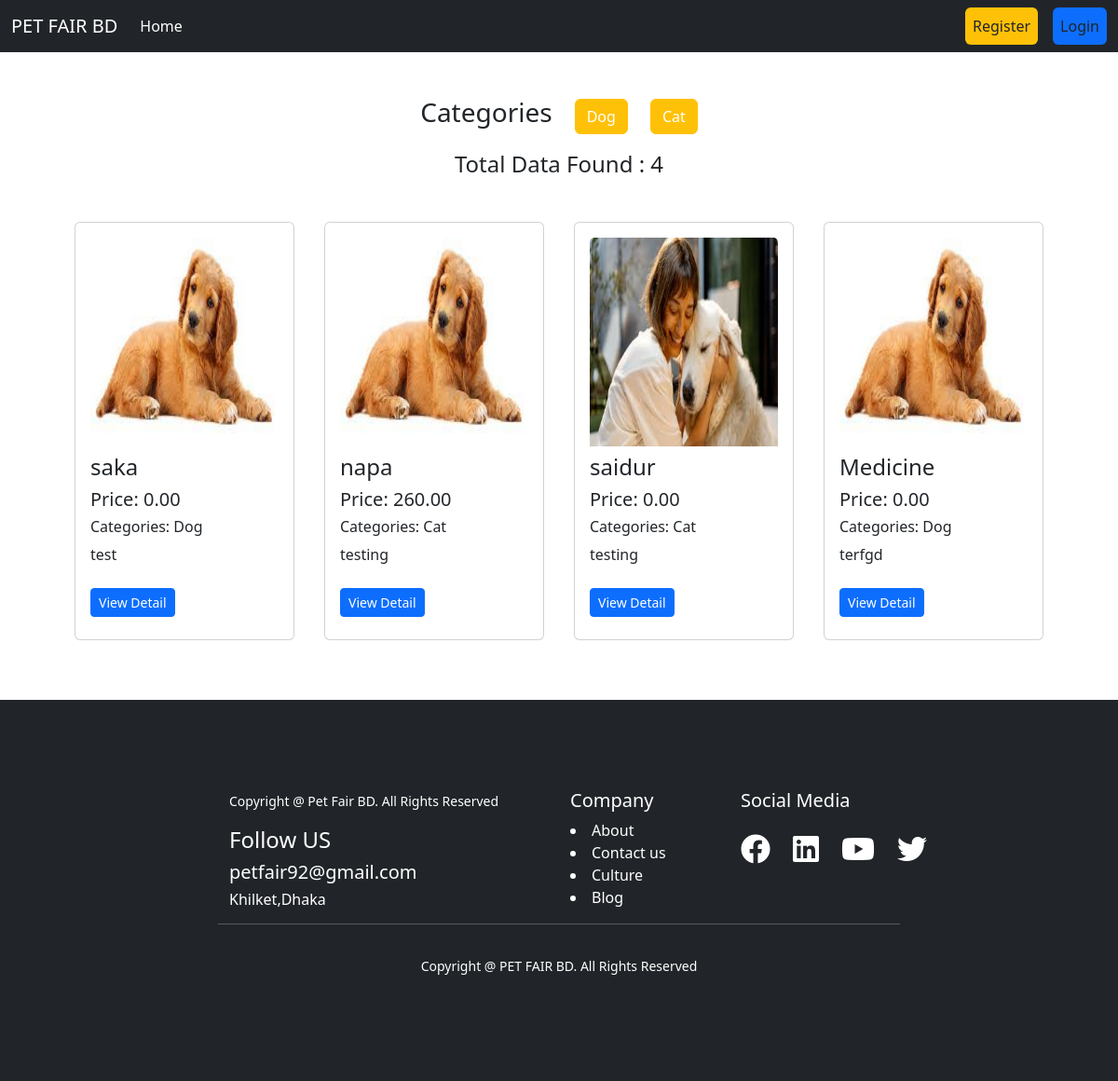
The page /pet/all_pets/ on the database as committed earlier.
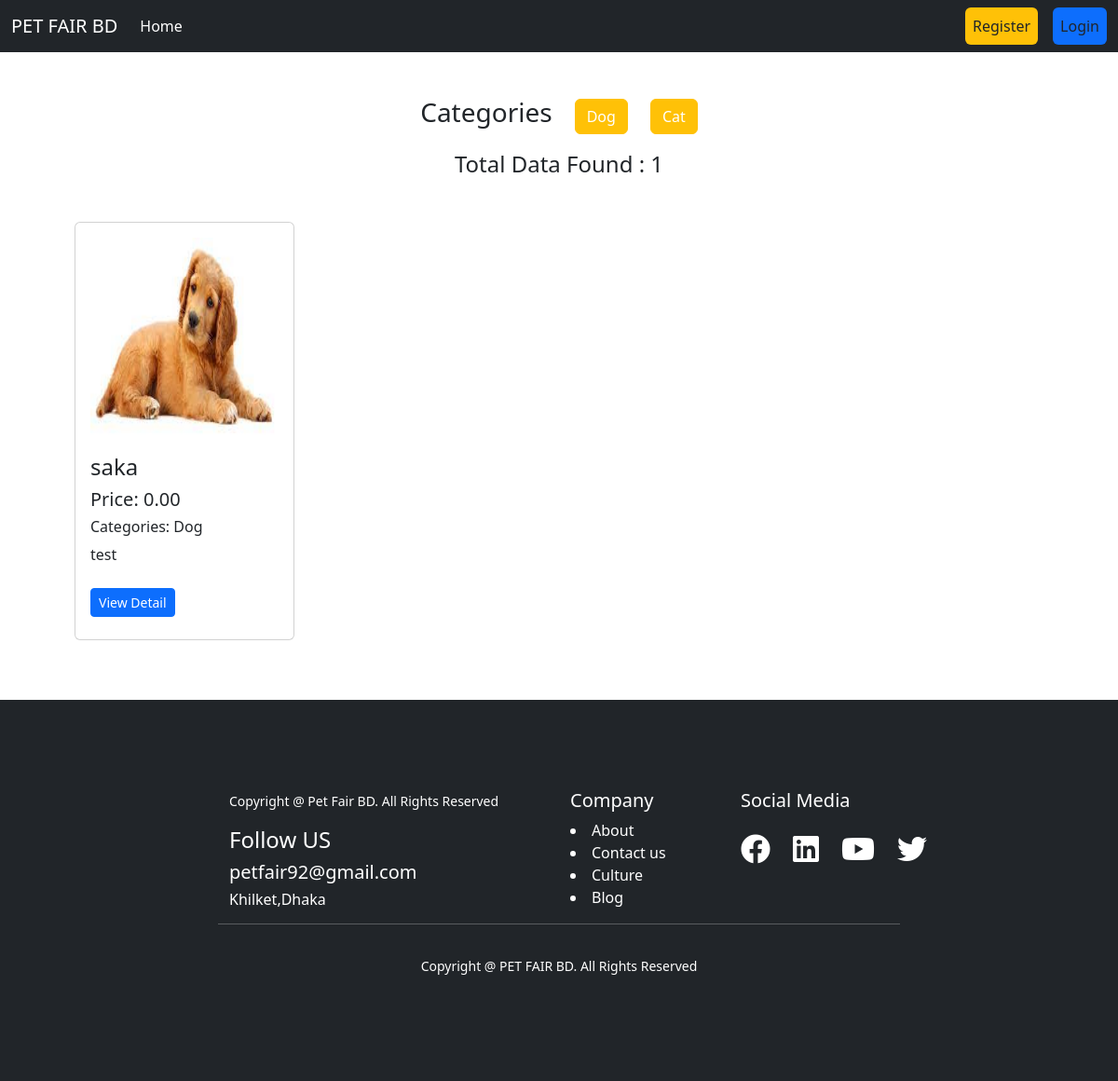
The same page on the database as committed later.
### pet/models.py (models this page shows, shortened)
class Category(models.Model):
    name=models.CharField(max_length=50)
    slug=models.SlugField(max_length=50,unique=True)

class Pet(models.Model):
    name=models.CharField(max_length=50)
    user=models.ForeignKey(User,on_delete=models.CASCADE,null=True,blank=True)
    description=models.TextField()
    category=models.ManyToManyField(Category,related_name='pets')
    price = models.DecimalField(decimal_places=2,max_digits=12,default=0)
    image = models.ImageField(upload_to='pet/images',null=True,blank=True)
    availability=models.BooleanField(default=True)

### pet/views.py (the view)
# urls.py: path('all_pets/', AllPetView.as_view(), name="all_pets"),
class AllPetView(View):
    template_name = 'pet/all_pets.html'
    def get(self, request, category_slug=None):
        data = Pet.objects.all()
        if category_slug is not None:
            category = Category.objects.get(slug=category_slug)
            data = Pet.objects.filter(category=category)
        categories = Category.objects.all()
        return render(request, self.template_name, {'data': data, 'category': categories})

### pet/templates/pet/all_pets.html (shortened to what this page needs)
{% extends "base.html" %}
{% load static %}
{% block content %}
<div class=" d-flex justify-content-center align-items-center gap-4 mt-5">
  <h3 class="text-center">Categories</h3>
    {% for i in category %}
    <a class="btn btn-warning text-decoration-none text-white" href="{% url 'category' i.slug %}" >{{i.name}}</a>
    {% endfor %}
</div>
<div class=" p-3">
    <h4 class="text-center">Total Data Found : {{data | length}}</h4>
    <div class="d-flex flex-wrap px-5 my-5">
  {% for i in data %}
    <div class="col-sm-3 mb-3 mb-sm-0">
    <div class="card mx-3">
      <div class="card-body">
        <img src="{{i.image.url}}" class="card-img-top img-fluid" style="height: 14rem;" alt="...">
        <h4 class="card-title mt-2"><a href="" class="text-decoration-none text-dark">{{i.name}}</a></h4>
        <h5 class="card-text">Price: {{i.price}}</h5>
    <h6 class="card-text">Categories: {% for cat in i.category.all %} {{cat.name}} {% if not forloop.last %}, {% endif %} {% endfor %}</h6>
        <p class="card-text">{{i.description | truncatewords:10}}</p>
            <a class="btn btn-primary btn-sm my-2" href="{% url 'pet_detail' i.id%}">View Detail</a>
      </div>
    </div>
  </div>
  {% endfor %}
</div>
  </div>
{% endblock content %}

Rows that differ between the two databases and show on the page:
removed Pet: image (picture), name "napa", price "260.00", description "testing", Category (name "Cat")
removed Pet: image (picture), name "saidur", price "0.00", description "testing", Category (name "Cat")
removed Pet: image (picture), name "Medicine", price "0.00", description "terfgd", Category (name "Dog")
Other text that changed with them:
{{ data | length }}: "4" → "1"
